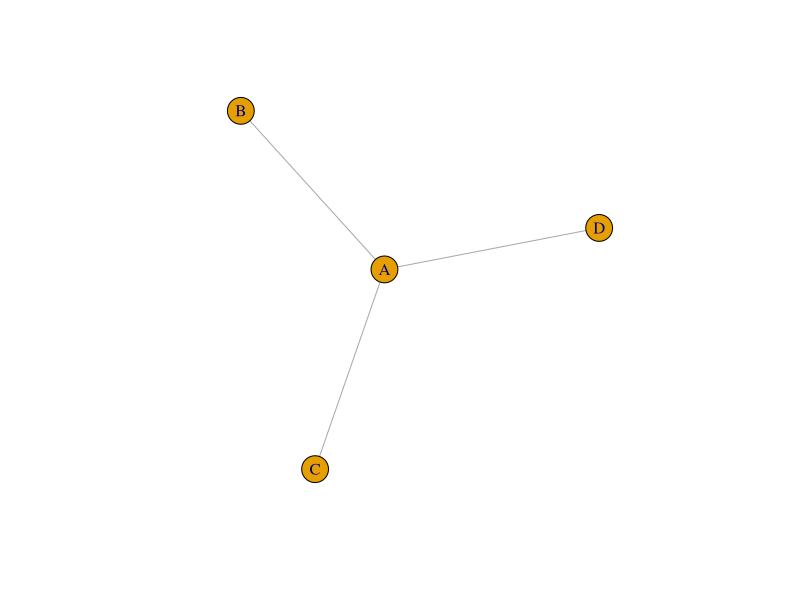

Reproduce this figure in R.
library(igraph)


### Name: graph_attr<-
### Title: Set all or some graph attributes
### Aliases: graph_attr<- graph.attributes<-

### ** Examples

g <- make_graph(~ A - B:C:D)
graph_attr(g, "name") <- "4-star"
g

graph_attr(g) <- list(layout = layout_with_fr(g),
                       name = "4-star layed out")
plot(g)
